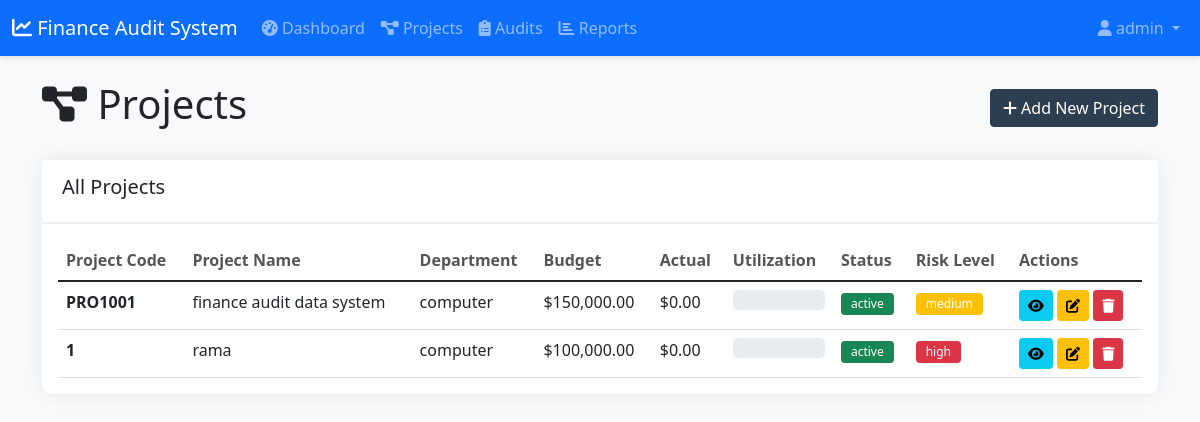
Screenshot of /projects (signed in) with the database file from the repository.
### models.py (models this page shows, shortened)
class User(UserMixin, db.Model):
    __tablename__ = 'users'
    id = db.Column(db.Integer, primary_key=True)
    username = db.Column(db.String(80), unique=True, nullable=False)
    email = db.Column(db.String(120), unique=True, nullable=False)
    password_hash = db.Column(db.String(200), nullable=False)
    role = db.Column(db.String(20), default='user')  # admin, auditor, user
    is_active = db.Column(db.Boolean, default=True)
    created_at = db.Column(db.DateTime, default=datetime.utcnow)
    last_login = db.Column(db.DateTime)
    projects = db.relationship('Project', backref='owner', lazy=True)
    audits = db.relationship('Audit', backref='auditor', lazy=True)

class Project(db.Model):
    __tablename__ = 'projects'
    id = db.Column(db.Integer, primary_key=True)
    project_name = db.Column(db.String(200), nullable=False)
    project_code = db.Column(db.String(50), unique=True, nullable=False)
    description = db.Column(db.Text)
    budget_amount = db.Column(db.Float, nullable=False)
    actual_amount = db.Column(db.Float, default=0.0)
    start_date = db.Column(db.Date, nullable=False)
    end_date = db.Column(db.Date)
    status = db.Column(db.String(20), default='active')  # active, completed, on_hold, cancelled
    risk_level = db.Column(db.String(20), default='medium')  # low, medium, high, critical
    department = db.Column(db.String(100))
    created_at = db.Column(db.DateTime, default=datetime.utcnow)
    updated_at = db.Column(db.DateTime, default=datetime.utcnow, onupdate=datetime.utcnow)
    user_id = db.Column(db.Integer, db.ForeignKey('users.id'), nullable=False)
    audits = db.relationship('Audit', backref='project', lazy=True, cascade='all, delete-orphan')
    transactions = db.relationship('Transaction', backref='project', lazy=True, cascade='all, delete-orphan')
    @property
    def budget_utilization(self):
        if self.budget_amount > 0:
            return (self.actual_amount / self.budget_amount) * 100
        return 0

### routes.py (the view)
@main_bp.route('/projects')
@login_required
def projects():
    if current_user.role == 'admin':
        projects_list = Project.query.order_by(Project.created_at.desc()).all()
    else:
        projects_list = Project.query.filter_by(user_id=current_user.id).order_by(Project.created_at.desc()).all()
    return render_template('projects.html', projects=projects_list)

### app.py (called while the page is built)
def create_app():
    app = Flask(__name__)
    app.config.from_object('config.Config')
    os.makedirs(app.config['UPLOAD_FOLDER'], exist_ok=True)
    db.init_app(app)
    login_manager.init_app(app)
    @login_manager.user_loader
    def load_user(user_id):
        return User.query.get(int(user_id))
    from auth import auth_bp
    from routes import main_bp
    app.register_blueprint(auth_bp, url_prefix='/auth')
    app.register_blueprint(main_bp)
    with app.app_context():
        db.create_all()
        if not User.query.filter_by(username='admin').first():
            admin = User(username='admin', email='admin@example.com', role='admin')
            admin.set_password('admin123')
            db.session.add(admin)
            db.session.commit()
    return app

### templates/projects.html (shortened to what this page needs)
{% extends "base.html" %}
{% block content %}
<div class="d-flex justify-content-between align-items-center mb-4">
    <h1><i class="fas fa-project-diagram"></i> Projects</h1>
    <a href="{{ url_for('main.add_project') }}" class="btn btn-primary">
        <i class="fas fa-plus"></i> Add New Project
    </a>
</div>
<div class="card">
    <div class="card-header">
        <h5>All Projects</h5>
    </div>
    <div class="card-body">
        <div class="table-responsive">
            <table class="table table-hover" id="projectsTable">
                <thead>
                    <tr>
                        <th>Project Code</th>
                        <th>Project Name</th>
                        <th>Department</th>
                        <th>Budget</th>
                        <th>Actual</th>
                        <th>Utilization</th>
                        <th>Status</th>
                        <th>Risk Level</th>
                        <th>Actions</th>
                    </tr>
                </thead>
                <tbody>
                    {% for project in projects %}
                    <tr>
                        <td><strong>{{ project.project_code }}</strong></td>
                        <td>{{ project.project_name }}</td>
                        <td>{{ project.department or '-' }}</td>
                        <td>${{ "{:,.2f}".format(project.budget_amount) }}</td>
                        <td>${{ "{:,.2f}".format(project.actual_amount) }}</td>
                        <td>
                            <div class="progress" style="height: 20px;">
                            </div>
                        </td>
                        <td>
                            <span class="badge bg-{{ 'success' if project.status == 'active' else 'secondary' if project.status == 'completed' else 'warning' }}">
                                {{ project.status }}
                            </span>
                        </td>
                        <td>
                            <span class="badge bg-{{ 'danger' if project.risk_level == 'high' else 'warning' if project.risk_level == 'medium' else 'success' }}">
                                {{ project.risk_level }}
                            </span>
                        </td>
                        <td>
                            <a href="{{ url_for('main.project_detail', id=project.id) }}" class="btn btn-sm btn-info" title="View">
                                <i class="fas fa-eye"></i>
                            </a>
                            <a href="{{ url_for('main.edit_project', id=project.id) }}" class="btn btn-sm btn-warning" title="Edit">
                                <i class="fas fa-edit"></i>
                            </a>
                            <a href="{{ url_for('main.delete_project', id=project.id) }}" class="btn btn-sm btn-danger" title="Delete" onclick="return confirm('Are you sure you want to delete this project?')">
                                <i class="fas fa-trash"></i>
                            </a>
                        </td>
                    </tr>
                    {% else %}
                    <tr>
                        <td colspan="9" class="text-center">No projects found. <a href="{{ url_for('main.add_project') }}">Create your first project</a></td>
                    </tr>
                    {% endfor %}
                </tbody>
            </table>
        </div>
    </div>
</div>
{% endblock %}

### templates/base.html (shortened to what this page needs)
<!DOCTYPE html>
<html lang="en">
<head>
    <link href="https://cdn.jsdelivr.net/npm/bootstrap@5.1.3/dist/css/bootstrap.min.css" rel="stylesheet">
    <link href="https://cdnjs.cloudflare.com/ajax/libs/font-awesome/6.0.0/css/all.min.css" rel="stylesheet">
    <link href="{{ url_for('static', filename='css/style.css') }}" rel="stylesheet">
</head>
<body>
    {% if current_user.is_authenticated %}
    <nav class="navbar navbar-expand-lg navbar-dark bg-primary">
        <div class="container-fluid">
            <a class="navbar-brand" href="{{ url_for('main.dashboard') }}">
                <i class="fas fa-chart-line"></i> Finance Audit System
            </a>
            <div class="collapse navbar-collapse" id="navbarNav">
                <ul class="navbar-nav me-auto">
                    <li class="nav-item">
                        <a class="nav-link" href="{{ url_for('main.dashboard') }}">
                            <i class="fas fa-tachometer-alt"></i> Dashboard
                        </a>
                    </li>
                    <li class="nav-item">
                        <a class="nav-link" href="{{ url_for('main.projects') }}">
                            <i class="fas fa-project-diagram"></i> Projects
                        </a>
                    </li>
                    <li class="nav-item">
                        <a class="nav-link" href="{{ url_for('main.audits') }}">
                            <i class="fas fa-clipboard-list"></i> Audits
                        </a>
                    </li>
                    <li class="nav-item">
                        <a class="nav-link" href="{{ url_for('main.reports') }}">
                            <i class="fas fa-chart-bar"></i> Reports
                        </a>
                    </li>
                </ul>
                <ul class="navbar-nav">
                    <li class="nav-item dropdown">
                        <a class="nav-link dropdown-toggle" href="#" id="userDropdown" role="button" data-bs-toggle="dropdown">
                            <i class="fas fa-user"></i> {{ current_user.username }}
                        </a>
                    </li>
                </ul>
            </div>
        </div>
    </nav>
    {% endif %}
    <div class="container mt-4">
        {% block content %}{% endblock %}
    </div>
</body>
</html>

### static/css/style.css (style rules this page uses)
:root { --primary-color: #2c3e50; --secondary-color: #3498db; --success-color: #27ae60; --danger-color: #e74c3c; --warning-color: #f39c12; --info-color: #16a085; }
body { background-color: #f8f9fa; font-family: 'Segoe UI', Tahoma, Geneva, Verdana, sans-serif; }
.navbar { box-shadow: 0 2px 4px rgba(0,0,0,0.1); }
.card { border: none; border-radius: 10px; box-shadow: 0 0 20px rgba(0,0,0,0.08); margin-bottom: 20px; }
.card-header { background-color: #fff; border-bottom: 2px solid #f0f0f0; font-weight: 600; padding: 15px 20px; }
.btn-primary { background-color: var(--primary-color); border-color: var(--primary-color); }
.table { margin-bottom: 0; }
.table th { border-top: none; font-weight: 600; color: #555; }
.badge { padding: 5px 10px; font-weight: 500; }
.progress { height: 10px; border-radius: 5px; }

### rows the page displays
User: username "admin"
Project: project_code "PRO1001", project_name "finance audit data system", department "computer", budget_amount "150,000.00", actual_amount "0.00", status "active", risk_level "medium"
Project: project_code "1", project_name "rama", department "computer", budget_amount "100,000.00", actual_amount "0.00", status "active", risk_level "high"
